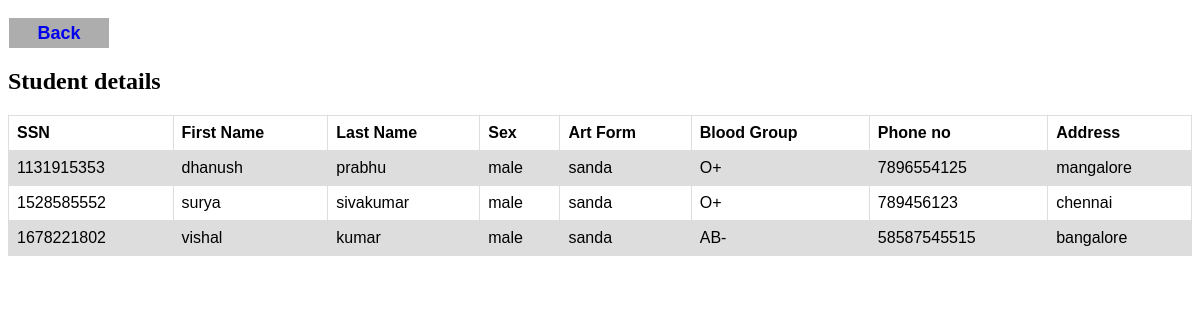
The page /partstu.php?uname=sahana on the database its author committed.
### tables this page shows
CREATE TABLE `student` (
  `SSN` varchar(20) NOT NULL,
  `Fname` varchar(20) NOT NULL,
  `Lname` varchar(20) NOT NULL,
  `Sex` varchar(20) NOT NULL,
  `Art_form` varchar(20) NOT NULL,
  `Blood` varchar(20) NOT NULL,
  `St_uname` varchar(20) NOT NULL,
  `Phno` varchar(20) NOT NULL,
  `Address` varchar(20) NOT NULL
);

### partstu.php (the view, shortened to what this page needs)
<!DOCTYPE html>
<html lang="en">
<head>
</head>
<body>
<button id="back"><a href="addtour.php">Back</a></button>
<?php
$con = mysqli_connect('localhost:3306', 'root', '','boxing');
$username=$_GET['uname'];
$sql2="SELECT *FROM staff where S_uname='$username'";
$result2=mysqli_query($con,$sql2);
$res=mysqli_fetch_assoc($result2);
$type=$res['type'];
$sql = "SELECT SSN, Fname, Lname, Sex, Art_form, Blood, Phno, St_uname, Address FROM student where Art_form ='$type'";
$result = mysqli_query($con, $sql);
echo "<br><h2>Student details</h2>";
echo "<table border='1'>
<tr>
<th>SSN</th>
<th>First Name</th>
<th>Last Name</th>
<th>Sex</th>
<th>Art Form</th>
<th>Blood Group</th>
<th>Phone no</th>
<th>Address</th>
</tr>";
while($row = mysqli_fetch_assoc($result))
{
    echo "<tr>";
    echo "<td>" . $row['SSN'] . "</td>";
    echo "<td>" . $row['Fname'] . "</td>";
    echo "<td>" . $row['Lname'] . "</td>";
    echo "<td>" . $row['Sex'] . "</td>";
    echo "<td>" . $row['Art_form'] . "</td>";
    echo "<td>" . $row['Blood'] . "</td>";
    echo "<td>" . $row['Phno'] . "</td>";
    echo "<td>" . $row['Address'] . "</td>";
    echo "</tr>";
}
echo "</table>";
?>
</body>
</html>

### partstu.php (style rules this page uses)
table { font-family: arial, sans-serif; border-collapse: collapse; width: 100%; }
td, th { border: 1px solid #dddddd; text-align: left; padding: 8px; }
tr:nth-child(even) { background-color: #dddddd; }
button { width: 100px; height: 30px; background: #adadad; border:none; margin-top: 10px; margin-left: 1px; font-size: 18px; text-decoration: none; color: black; font-weight: bold; }
button a { text-decoration:none; }

### rows shown on the page
student: SSN "1131915353", Fname "dhanush", Lname "prabhu", Sex "male", Art_form "sanda", Blood "O+", Phno "7896554125", Address "mangalore"
student: SSN "1528585552", Fname "surya", Lname "sivakumar", Sex "male", Art_form "sanda", Blood "O+", Phno "789456123", Address "chennai"
student: SSN "1678221802", Fname "vishal", Lname "kumar", Sex "male", Art_form "sanda", Blood "AB-", Phno "58587545515", Address "bangalore"
